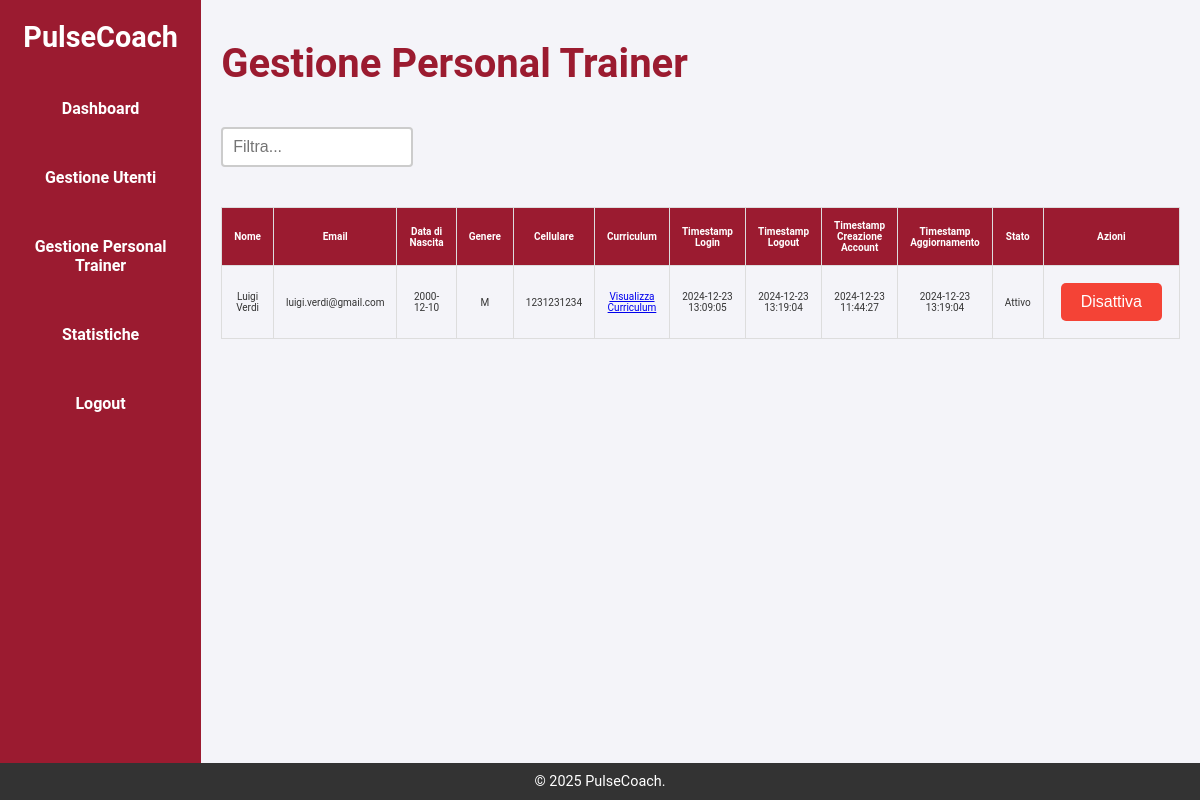
/php/gestionePT.php (signed in), run on an earlier commit of the app's database.
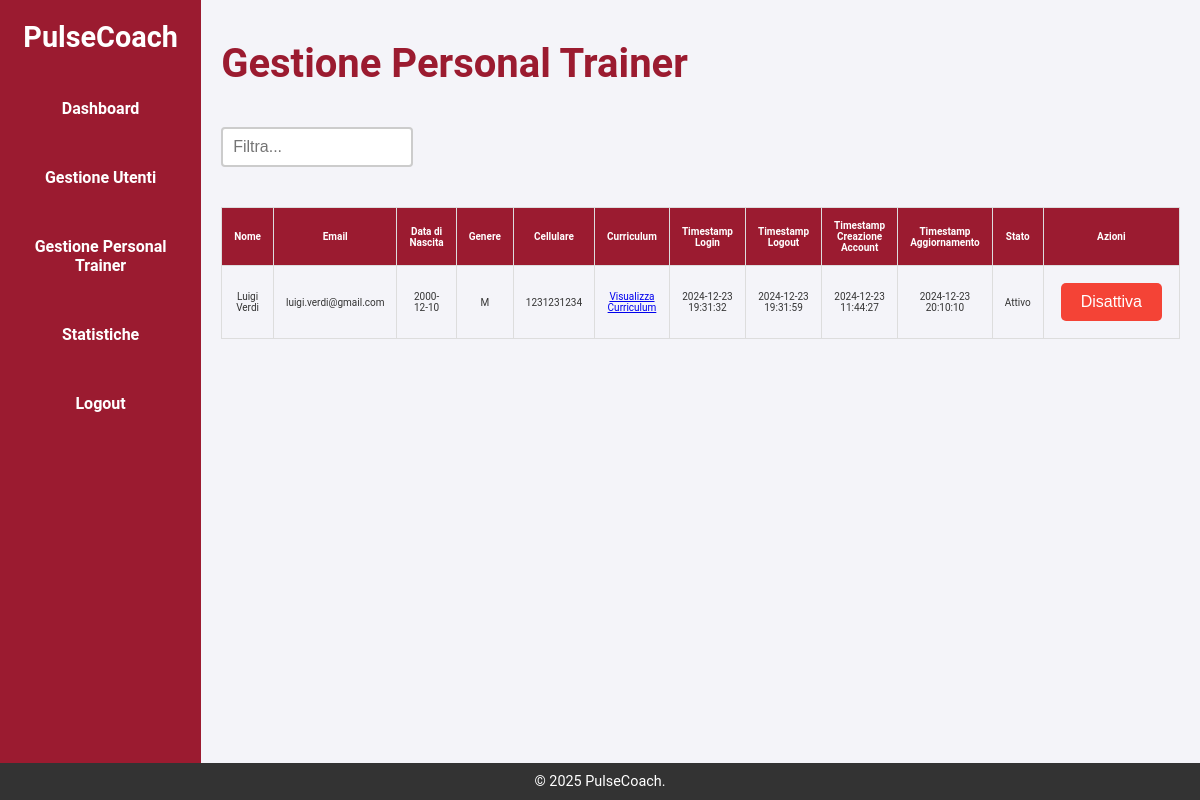
And on a later commit of the database.
### tables this page shows
CREATE TABLE `personal_trainer` (
  `id` int(11) NOT NULL AUTO_INCREMENT,
  `nome` varchar(100) NOT NULL,
  `cognome` varchar(100) NOT NULL,
  `email` varchar(255) NOT NULL,
  `data_nascita` date NOT NULL,
  `genere` char(1) NOT NULL,
  `cellulare` varchar(15) NOT NULL,
  `password` varchar(255) NOT NULL,
  `curriculum` varchar(255) NOT NULL,
  `timestamp_login` datetime DEFAULT NULL,
  `timestamp_logout` datetime DEFAULT NULL,
  `timestamp_creazione` datetime DEFAULT CURRENT_TIMESTAMP,
  `timestamp_aggiornamento` datetime DEFAULT CURRENT_TIMESTAMP ON UPDATE CURRENT_TIMESTAMP,
  `risposta1` varchar(255) NOT NULL,
  `risposta2` varchar(255) NOT NULL,
  `attivo` tinyint(1) DEFAULT '1',
  PRIMARY KEY (`id`),
  UNIQUE KEY `email` (`email`)
);

### php/gestionePT.php (the view, shortened to what this page needs)
<?php
    include '../utility/functions.php';
    $conn = getDBConnection();
    $sql = "SELECT id, nome, cognome, email, data_nascita, genere, cellulare, curriculum, timestamp_login, timestamp_logout, timestamp_creazione, timestamp_aggiornamento, attivo FROM personal_trainer";
    $result = $conn->query($sql);
    _header('Gestione Personal Trainer',
    '<link rel="stylesheet" href="../css/utility.css">
    <script src="../js/gestioneUtentiPT.js"></script>');
    menuAdmin();
?>
<main>
    <section class="welcome-section">
        <h2>Gestione Personal Trainer</h2>
    </section>
    <section class="filter-section">
        <input type="text" class="filter-input" id="filter-input" placeholder="Filtra...">
    </section>
    <section class="pt-section">
        <table style="font-size: 10px;">
            <thead>
                <tr>
                    <th>Nome</th>
                    <th>Email</th>
                    <th>Data di Nascita</th>
                    <th>Genere</th>
                    <th>Cellulare</th>
                    <th>Curriculum</th>
                    <th>Timestamp Login</th>
                    <th>Timestamp Logout</th>
                    <th>Timestamp Creazione Account</th>
                    <th>Timestamp Aggiornamento</th>
                    <th>Stato</th>
                    <th>Azioni</th>
                </tr>
            </thead>
            <tbody id="TableBody">
                <?php if ($result->num_rows > 0): ?>
                    <?php while($row = $result->fetch_assoc()): ?>
                        <tr>
                            <td><?php echo htmlspecialchars($row['nome']) . ' ' . htmlspecialchars($row['cognome']); ?></td>
                            <td><?php echo htmlspecialchars($row['email']); ?></td>
                            <td><?php echo htmlspecialchars($row['data_nascita']); ?></td>
                            <td><?php echo htmlspecialchars($row['genere']); ?></td>
                            <td><?php echo htmlspecialchars($row['cellulare']); ?></td>
                            <td><a href="../curriculum/<?php echo htmlspecialchars($row['curriculum']); ?>" target="_blank">Visualizza Curriculum</a></td>
                            <td><?php echo htmlspecialchars($row['timestamp_login']); ?></td>
                            <td><?php echo htmlspecialchars($row['timestamp_logout']); ?></td>
                            <td><?php echo htmlspecialchars($row['timestamp_creazione']); ?></td>
                            <td><?php echo htmlspecialchars($row['timestamp_aggiornamento']); ?></td>
                            <td><?php echo $row['attivo'] ? 'Attivo' : 'Non Attivo'; ?></td>
                            <td>
                                <form method="POST" action="gestionePT.php">
                                    <button class="<?php echo $row['attivo'] ? 'rifiuta' : 'conferma'; ?>" type="submit" name="attiva_pt" class="button"><?php echo $row['attivo'] ? 'Disattiva' : 'Attiva'; ?></button>
                                </form>
                            </td>
                        </tr>
                    <?php endwhile; ?>
                <?php else: ?>
                    <tr>
                        <td colspan="12">Nessun personal trainer trovato.</td>
                    </tr>
                <?php endif; ?>
            </tbody>
        </table>
    </section>
</main>
<?php
    _footer();
?>

### utility/functions.php (shortened to what this page needs)
<?php
    function _header($titolo, $frammento = '', $sql = null) {
        echo '
            <!DOCTYPE html>
            <html lang="it">
            <head>
                <meta charset="UTF-8">
                <meta name="viewport" content="width=device-width, initial-scale=1.0">
                <title>' . $titolo . ' - PulseCoach</title>
                <link rel="icon" type="image/png" href="../immagini/icona_schede.jpg">
                <link rel="stylesheet" href="../css/home.css">
                ' . $frammento . '
            </head>';
    }
    function menuAdmin() {
        echo '<body>
                <div class="layout">
                    <header>
                        <div class="navbar">
                            <h1>PulseCoach</h1>
                            <nav>
                                <ul>
                                    <li><a href="homeAdmin.php">Dashboard</a></li>
                                    <li><a href="gestioneUtenti.php">Gestione Utenti</a></li>
                                    <li><a href="gestionePT.php">Gestione Personal Trainer</a></li>
                                    <li><a href="statisticheAdmin.php">Statistiche</a></li>
                                    <li><a href="logout.php">Logout</a></li>
                                </ul>
                            </nav>
                        </div>
                    </header>';
    }
    function _footer() {
        echo '
                </div>
            <footer>
                <p>&copy; 2025 PulseCoach.</p>
            </footer>
        </body>
        </html>';
    }
?>

### css/home.css (style rules this page uses)
* { margin: 0; padding: 0; box-sizing: border-box; }
body { font-family: 'Roboto', sans-serif; background-color: #f4f4f9; color: #333; display: flex; min-height: 100vh; flex-direction: column; }
.layout { display: flex; flex-direction: row; width: 100%; }
header { background-color: #9B1B30; color: white; width: 250px; min-height: 100vh; padding: 20px 0; }
.navbar h1 { font-size: 1.8rem; text-align: center; margin-bottom: 20px; }
nav ul { list-style-type: none; display: flex; flex-direction: column; align-items: center; }
nav ul li { width: 100%; text-align: center; margin: 10px 0; }
nav ul li a { color: white; text-decoration: none; font-weight: bold; padding: 15px; width: 100%; display: block; border-radius: 5px; transition: background-color 0.3s; }
main { flex: 1; padding: 40px 20px; }
.welcome-section h2 { font-size: 2.5rem; color: #9B1B30; margin-bottom: 20px; }
footer { background-color: #333; color: white; text-align: center; padding: 10px 0; position: fixed; bottom: 0; width: 100%; }
footer p { font-size: 0.9rem; }

### css/utility.css (style rules this page uses)
table { width: 100%; border-collapse: collapse; margin-top: 20px; }
th, td { padding: 12px; border: 1px solid #ddd; text-align: center; }
th { background-color: #9B1B30; color: white; }
.conferma, .rifiuta { padding: 10px 20px; font-size: 1rem; border: none; border-radius: 5px; cursor: pointer; margin: 5px; }
.rifiuta { background-color: #f44336; color: white; }
.filter-input { width: 20%; padding: 10px; margin: 20px 0; box-sizing: border-box; border: 2px solid #ccc; border-radius: 4px; font-size: 16px; height: 40px; }

What changed in the data, as far as the page shows it:
changed personal_trainer "Luigi": timestamp_login "2024-12-23 13:09:05" → "2024-12-23 19:31:32"; timestamp_logout "2024-12-23 13:19:04" → "2024-12-23 19:31:59"; timestamp_aggiornamento "2024-12-23 13:19:04" → "2024-12-23 20:10:10"
